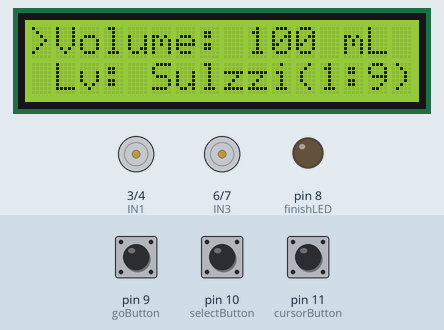
Bench run of a sketch on a simulated Arduino Uno, built with avr-gcc and run on an emulated ATmega328P. Shown: 16×2 character LCD, motor-driver pin pairs drawn as motors (green arrow = first pin HIGH = forward, orange = second pin HIGH = backward, longer = more drive, scaled by the enable pin), output pins drawn as LEDs (lit = HIGH). Inputs (shaded band) come from the test bench; at power-on: pin 11 (cursorButton) LOW, pin 10 (selectButton) LOW, pin 9 (goButton) LOW. What the sketch prints to the serial monitor is not drawn.

Above: at 1.2 s.
1.3 s: pin 11 (cursorButton) pulled HIGH for 1 s
At 3.5 s:
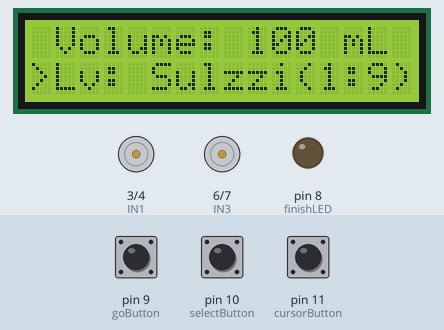
3.8 s: pin 10 (selectButton) pulled HIGH for 0.25 s
At 4.9 s:
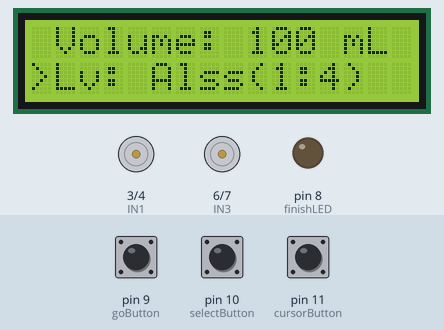
5.5 s: pin 11 (cursorButton) pulled HIGH for 0.25 s
At 6.7 s:
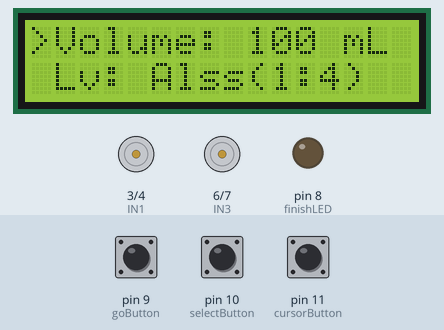
7.3 s: pin 9 (goButton) pulled HIGH for 0.25 s
At 8.7 s:
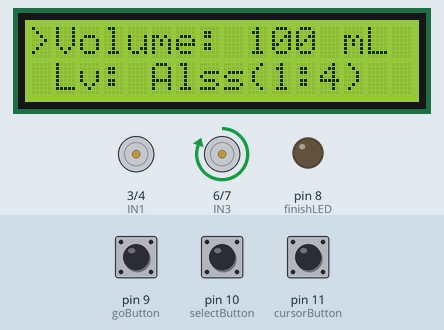
13.5 s: pin 10 (selectButton) pulled HIGH for 3.2 s
At 17.6 s:
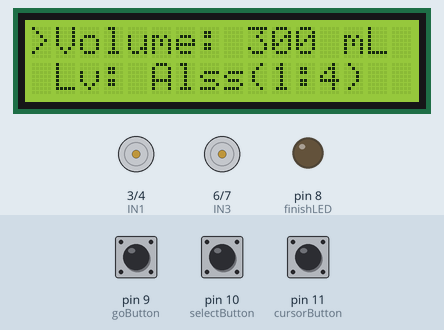
18.2 s: pin 9 (goButton) pulled HIGH for 1 s
At 19.0 s:
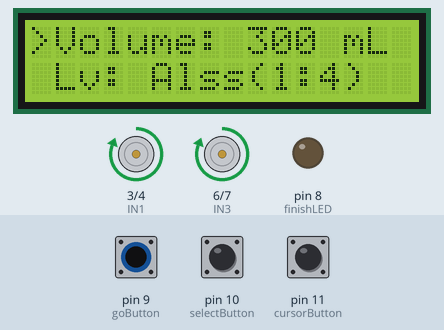
Timing chart, 0 to 21.9 s (numbered marks = the images above; inputs shaded):
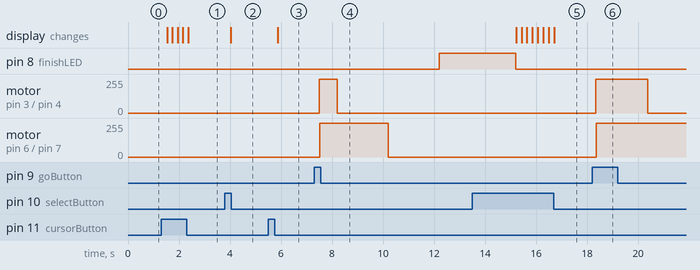

The sketch:

DrinkDispenser.ino
```cpp
#include <LiquidCrystal_I2C.h>
#include <Wire.h>
LiquidCrystal_I2C icd(0x27, 2, 16);

//모터A 컨트롤
int ENA=2;
int IN1=3;
int IN2=4;

//모터B 컨트롤
int ENB=5;
int IN3=6;
int IN4=7;

//완료 표시 LED
int finishLED = 8;

//버튼
int goButton = 9;

// 버튼
int cursorButton = 11;
int selectButton = 10;

//입력 관련 변수
int cursorPosition = 0;
int volumeCounter = 1;
int levelCounter = 1;
double volume1 = 100;
double volume2 = 150;
double volume3 = 300;
double level1Ratio = 9;
double level2Ratio = 4;
double level3Ratio = 2.333;
double level4Ratio = 1;
double level5Ratio = 0.111;
String level1Text = "Sulzzi(1:9)";
String level2Text = "Alss(1:4)";
String level3Text = "Slodka(3:7)";
String level4Text = "Oojung(1:1)";
String level5Text = "Thanos(9:1)";

//모터 변수
double volume;
double level;
double volumePerSecond = 30;


void setup() {
  // LCD 관련
  icd.init();
  icd.backlight();
  icd.setCursor(0,0);
  icd.print(">Volume:");
  icd.print(" 100 mL");
  icd.setCursor(1,1);
  icd.print("Lv: Sulzzi(1:9)");
  pinMode(cursorButton, INPUT);
  pinMode(selectButton, INPUT);
  //모터 관련 핀
  pinMode(ENA,OUTPUT);
  pinMode(ENB,OUTPUT);
  pinMode(IN1,OUTPUT);
  pinMode(IN2,OUTPUT);
  pinMode(IN3,OUTPUT);
  pinMode(IN4,OUTPUT);
  pinMode(goButton, INPUT);
  pinMode(finishLED, OUTPUT);
  Serial.begin(9600);
}


void loop() {

  //========== Cursor 세팅===============
  if(cursorPosition == 0) {
    icd.setCursor(0,1);
    icd.print(" ");
    icd.setCursor(0,0);
    icd.print(">");
    icd.setCursor(8,0);
//    icd.cursor();
  }else {
    icd.setCursor(0,1);
    icd.print(">");
    icd.setCursor(0,0);
    icd.print(" ");
    icd.setCursor(1,4);
//    icd.cursor();
  }

  // ========== select button을 눌렀을 때: 커서 포지션 확인하고 해당되는 값 증가시키고 화면에 출력함==========
  if(digitalRead(selectButton) == HIGH) {
    if(cursorPosition == 0) {
      volumeCounter++;
      if(volumeCounter == 4) volumeCounter = 1;
      icd.setCursor(9,0);
      icd.print("   ");
      icd.setCursor(9,0);
      if(volumeCounter == 1) icd.print((int) volume1);
      else if(volumeCounter == 2) icd.print((int) volume2);
      else icd.print((int) volume3);
    } else {
      levelCounter++;
      if(levelCounter == 6) levelCounter = 1;
      icd.setCursor(5,1);
      icd.print("               ");
      icd.setCursor(5,1);
      if(levelCounter == 1) icd.print(level1Text);
      else if(levelCounter == 2) icd.print(level2Text);
      else if(levelCounter == 3) icd.print(level3Text);
      else if(levelCounter == 4) icd.print(level4Text);
      else icd.print(level5Text);
    }
  }
  Serial.print("volumeCounter: ");
  Serial.println(volumeCounter);

  Serial.print("levelCounter: ");
  Serial.println(levelCounter);

  //==========  cursor button을 눌렀을 때==========
  if (digitalRead(cursorButton) == HIGH){
    if(cursorPosition == 0) cursorPosition = 1;
    else cursorPosition = 0;
  }

  Serial.print("cursorPosition: ");
  Serial.println(cursorPosition);

  delay(200);

  // ========== 모터 관련 코드==========
  int pressed = digitalRead(goButton);

  //========== go 버튼 눌렸을 때 ==========
  if(pressed == HIGH) {

    // counter 들에 따라 volume 과 level을 설정함
    if(volumeCounter == 1) volume = volume1;
    else if(volumeCounter ==2) volume = volume2;
    else volume = volume3;

    if(levelCounter == 1) level = level1Ratio;
    else if(levelCounter == 2) level = level2Ratio;
    else if(levelCounter == 3) level = level3Ratio;
    else if(levelCounter == 4) level = level4Ratio;
    else level = level5Ratio;


    // volume과 level에 따라서 필요한 소주와 맥주의 양을 계산함
    Serial.println(volume);
    Serial.println(1/(1 + level));
    Serial.println(level);
    double sojuVolume = volume * (1 / (1 + level));
    double beerVolume = sojuVolume * level;
    Serial.print("sojuVolume: ");
    Serial.println(sojuVolume);
    Serial.print("beerVolume: ");
    Serial.println(beerVolume);

    // 1초에 나오는 양에 따라서 각 모터를 가동시켜야할 시간을 계산함
    int sojuTime = (sojuVolume / volumePerSecond) * 1000;
    int beerTime = (beerVolume / volumePerSecond) * 1000;

    sojuMotorStart();
    beerMotorStart();

    // 맥주가 더 많으면 소주 먼저 멈추고 맥주 멈춤. 반대로 소주가 더 많으면 소주 먼저 멈추고 맥주 멈춤.
    if(sojuTime <= beerTime) {
      delay(sojuTime);
      sojuMotorStop();
      delay(beerTime - sojuTime);
      beerMotorStop();
    } else {
      delay(beerTime);
      beerMotorStop();
      delay(sojuTime - beerTime);
      sojuMotorStop();
    }

    // 다 나온 후 2초 기다린 후에 완료 표시로 초록 LED 켰다가 다시 끔
    delay(2000);
    digitalWrite(finishLED, HIGH);
    delay(3000);
    digitalWrite(finishLED, LOW);
  }
}

// 모터 모두 Start
void bothMotorStart()
{
    digitalWrite(IN1,HIGH);
    digitalWrite(IN2,LOW);
    digitalWrite(IN3,HIGH);
    digitalWrite(IN4,LOW);
}

// 모터 모두 Stop
void stopAllMotor()
{
    digitalWrite(IN1,LOW);
    digitalWrite(IN2,LOW);
    digitalWrite(IN3,LOW);
    digitalWrite(IN4,LOW);
}

// 소주 모터 Start
void sojuMotorStart()
{
    digitalWrite(ENA,HIGH);
    digitalWrite(IN1,HIGH);
    digitalWrite(IN2,LOW);
    Serial.println("Soju motor started");
}

// 소주 모터 Stop
void sojuMotorStop()
{
    digitalWrite(ENA,LOW);
    digitalWrite(IN1,LOW);
    digitalWrite(IN2,LOW);
    Serial.println("Soju motor stopped");
}

// 맥주 모터 Start
void beerMotorStart()
{
    digitalWrite(ENB,HIGH);
    digitalWrite(IN3,HIGH);
    digitalWrite(IN4,LOW);
    Serial.println("Beer motor started");
}

// 맥주 모터 Stop
void beerMotorStop()
{
    digitalWrite(ENB,LOW);
    digitalWrite(IN3,LOW);
    digitalWrite(IN4,LOW);
    Serial.println("Beer motor stopped");
}
```

Measured:
- after the input at 1.3 s, the display: changes after 0.24 s (image 1)
- after the input at 3.8 s, the display: changes after 0.22 s (image 2)
- after the input at 5.5 s, the display: changes after 0.37 s (image 3)
- after the input at 7.3 s, pin 8 (finishLED): LOW → HIGH after 4.9 s; motor on pin 3 (IN1) / pin 4 (IN2): stopped → forward 255/255 after 0.21 s, → stopped 0.70 s later; motor on pin 6 (IN3) / pin 7 (IN4): stopped → forward 255/255 after 0.22 s, → stopped 2.7 s later
- after the input at 13.5 s, the display: first changes after 1.7 s (image 5 shows a later state)
- after the input at 18.2 s, motor on pin 3 (IN1) / pin 4 (IN2): stopped → forward 255/255 after 0.14 s, → stopped 2.0 s later; motor on pin 6 (IN3) / pin 7 (IN4): stopped → forward 255/255 after 0.16 s
